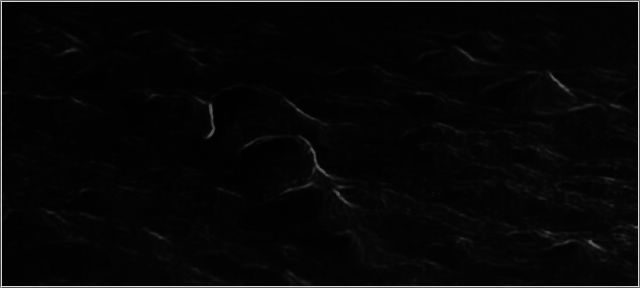
#> input picture edge_detect/HED/out1.png, 640 x 288 px; the run also reads 1 picture not shown here
$ python visualization.py
#> lines starting #> are read from the running program, lines starting #| are printed output that depends on the picture
import cv2
import matplotlib.pyplot as plt

out1 = cv2.imread('out1.png', 1)
#> out1 is the input picture: shape (288, 640, 3); min 1, max 238, mean 7.3
out2 = cv2.imread('out2.png', 1)
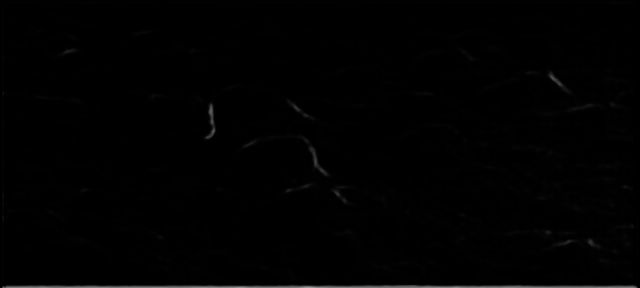
#> input picture edge_detect/HED/out2.png, 640 x 288 px
#> out2 is the input picture: shape (288, 640, 3); min 0, max 158, mean 1.4
out3 = cv2.imread('out3.png', 1)
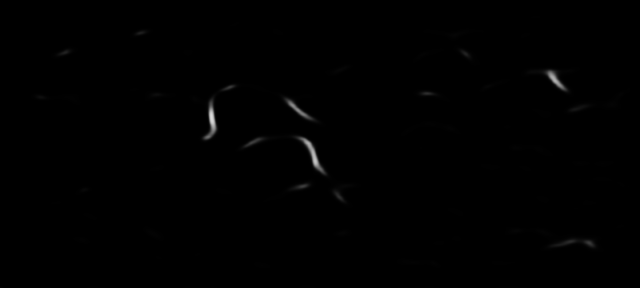
#> input picture edge_detect/HED/out3.png, 640 x 288 px
#> out3 is the input picture: shape (288, 640, 3); min 0, max 218, mean 0.7
out4 = cv2.imread('out4.png', 1)
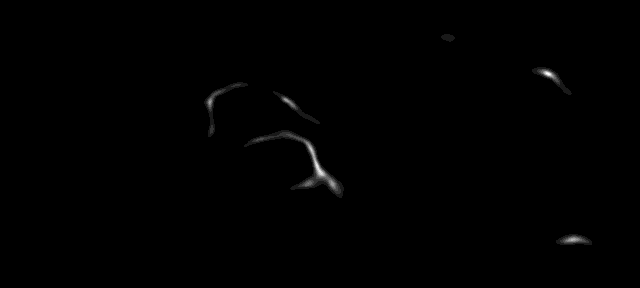
#> input picture edge_detect/HED/out4.png, 640 x 288 px
#> out4 is the input picture: shape (288, 640, 3); min 0, max 10, mean 0.0339
out5 = cv2.imread('out5.png', 1)
out = cv2.imread('out-fused.png', 1)
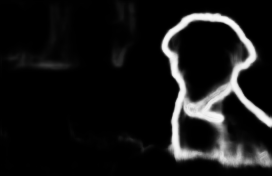
#> input picture edge_detect/HED/dog/out-fused.png, 272 x 176 px, found by its file name
#> out is the input picture: shape (176, 272, 3); min 0, max 252, mean 22.9

plt.subplot(231)
plt.imshow(out1)
plt.subplot(232)
plt.imshow(out2,cmap='gray')
plt.subplot(233)
plt.imshow(out3,cmap='gray')
plt.subplot(234)
plt.imshow(out4,cmap='gray')
plt.subplot(235)
plt.imshow(out5,cmap='gray')
plt.subplot(236)
plt.imshow(out,cmap='gray')
plt.show()
